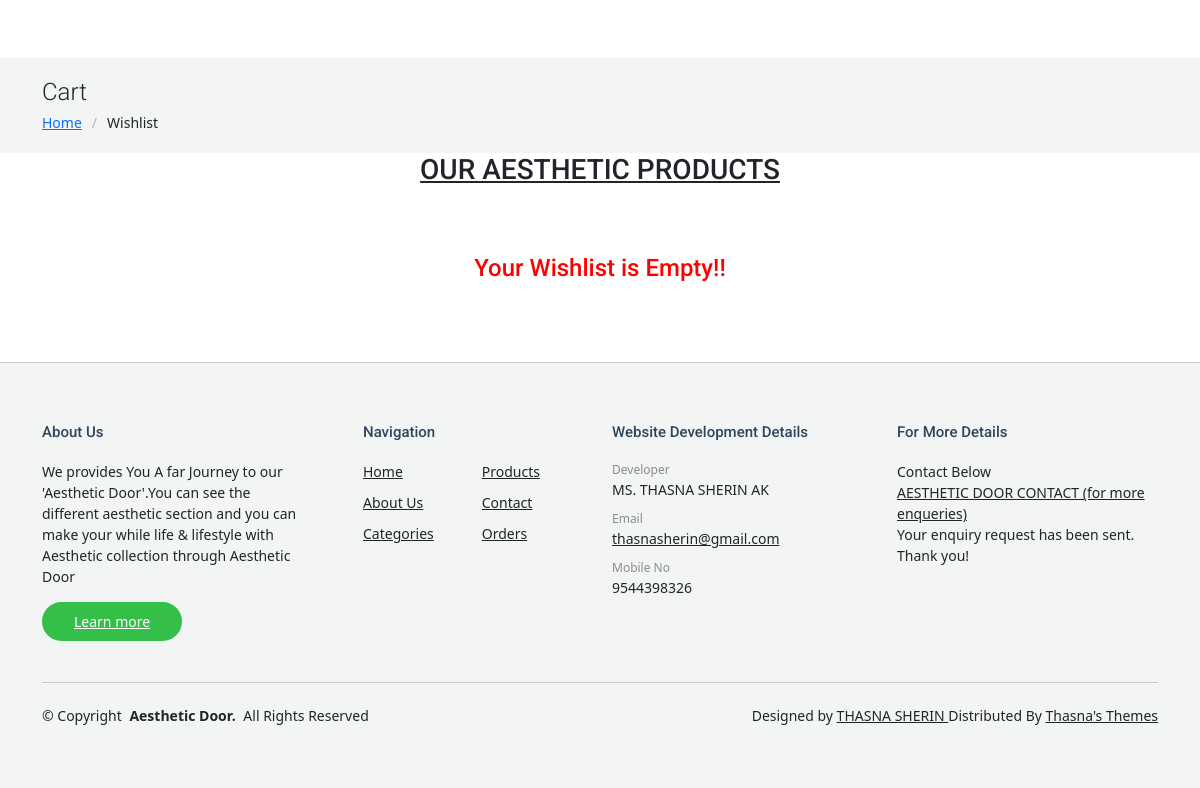
The page /wishlist (lower part) on the database as committed earlier.
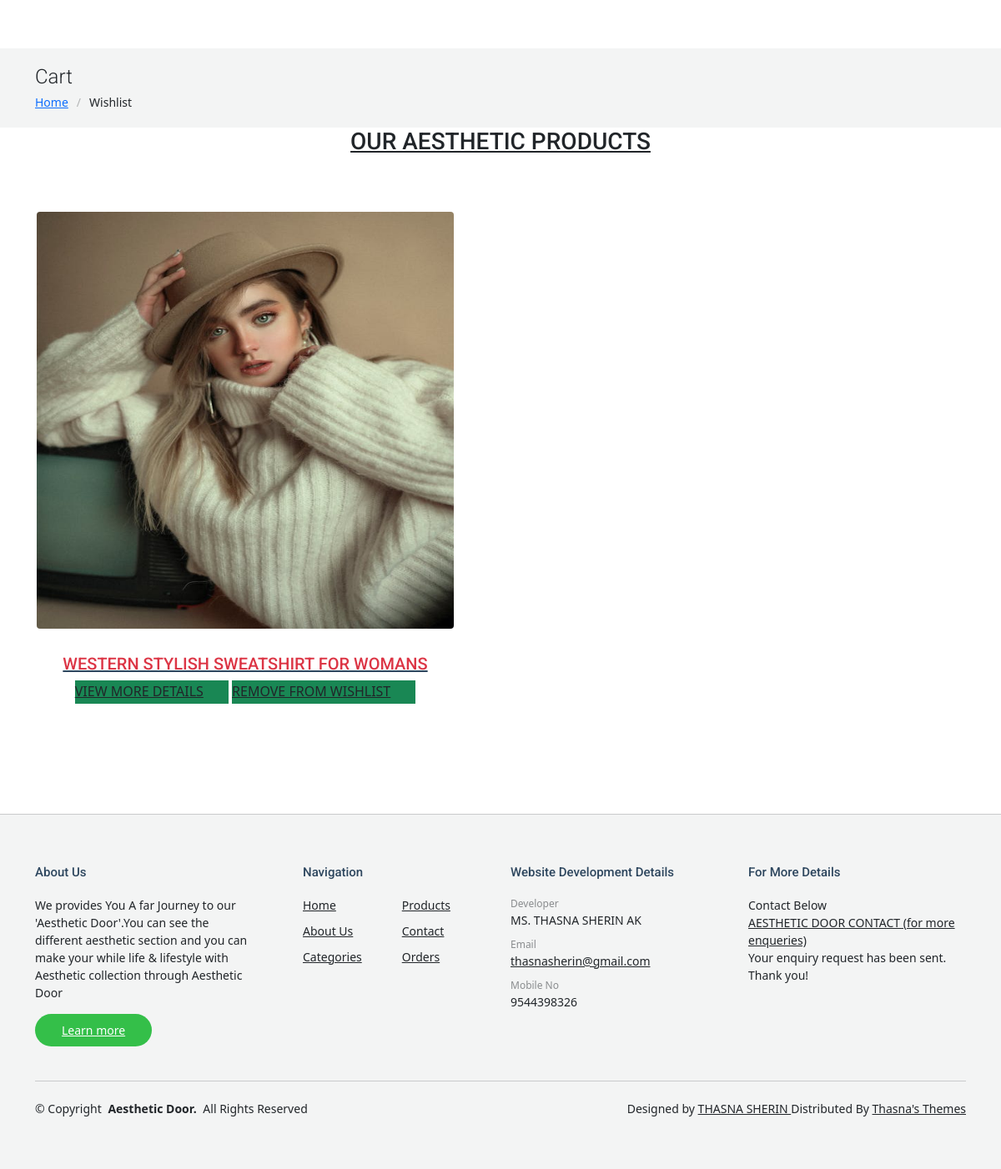
The same page on the database as committed later.
### Adminapp/models.py (models this page shows)
class Product(models.Model):
    pname=models.CharField(max_length=20)
    pcat=models.CharField(max_length=100)
    pprice=models.IntegerField()
    pstock=models.IntegerField()
    pimage=models.ImageField(upload_to='pimages')
    status=models.IntegerField(default=0)

### Userapp/views.py (the view)
# urls.py: path('wishlist',views.wishlist,name='wishlist'),
def wishlist(request):
    pro=Product.objects.filter(status=1)
    return render(request,'wishlist.html',{'pro':pro})

### Userapp/templates/wishlist.html (shortened to what this page needs)
{% extends 'userindex.html' %}
{% block body %}
<div class="page-title light-background">
  <div class="container">
    <h1>Cart</h1>
    <nav class="breadcrumbs">
      <ol>
        <li><a href="{% url 'userindex' %}">Home</a></li>
        <li class="current">Wishlist</li>
      </ol>
    </nav>
  </div>
</div>
<center>
  <center><h3><u>OUR AESTHETIC PRODUCTS</u></h3></center>
  <section id="team" class="team section">
    <div class="row">
      {% if pro %}
      {% for i in pro %}
      <div class="col-6">
      <div class="team container">
        <div class="pic">
          <img src="{{i.pimage.url}}" style="height: 500px;width: 500px;" alt="Image" class="img-fluid">
        </div>
        <h3 clas="">
          <a href="#"><span class="text-danger">{{i.pname}}</span> </a>
        </h3>
        <p class="mb-0">
          <a href="{% url 'viewmoreproducts' id=i.id %}" class="more dark bg-success">VIEW MORE DETAILS <span class="bi bi-arrow-right-short"></span></a>
          <a href="{% url 'removewish' id=i.id %}" class="more dark bg-success">REMOVE FROM WISHLIST <span class="bi bi-arrow-right-short"></span></a>
        </p><br>
      </div>
      </div>
      {% endfor %}
    </div>
</section>
</center>
{% else %}
<center><h4 style="color: red;">Your Wishlist is Empty!!</h4></center>
{% endif %}
<br><br>
{% endblock %}

Rows that differ between the two databases and show on the page:
now on this page (row edited): Product: pimage (picture), pname "WESTERN STYLISH SWEATSHIRT FOR WOMANS"
Other text that changed with them:
text no longer shown: "Your Wishlist is Empty!!"
